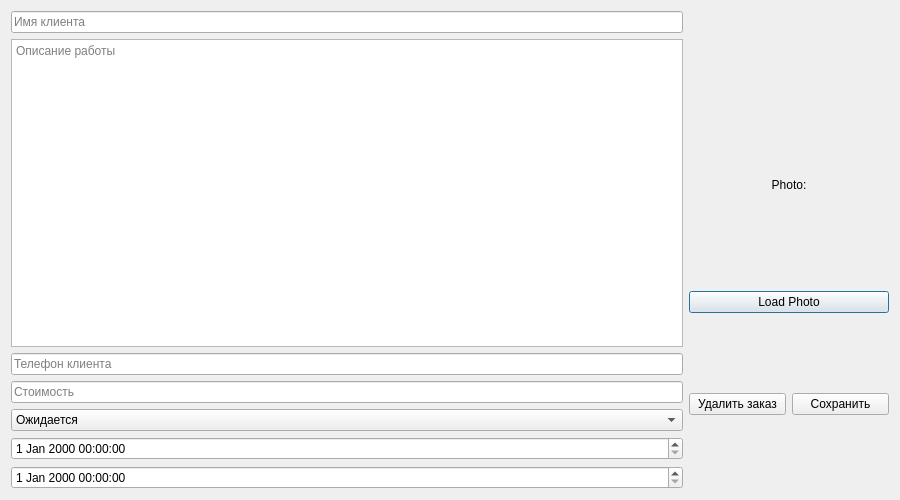
<?xml version="1.0" encoding="UTF-8"?>
<ui version="4.0">
 <class>EditOrderDialog</class>
 <widget class="QDialog" name="EditOrderDialog">
  <property name="geometry">
   <rect>
    <x>0</x>
    <y>0</y>
    <width>900</width>
    <height>500</height>
   </rect>
  </property>
  <property name="windowTitle">
   <string>Edit Order</string>
  </property>
  <layout class="QHBoxLayout" name="horizontalLayout_2">
   <item>
    <layout class="QVBoxLayout" name="verticalLayout">
     <item>
      <widget class="QLineEdit" name="nameEdit">
       <property name="placeholderText">
        <string>Имя клиента</string>
       </property>
      </widget>
     </item>
     <item>
      <widget class="QTextEdit" name="descriptionEdit">
       <property name="placeholderText">
        <string>Описание работы</string>
       </property>
      </widget>
     </item>
     <item>
      <widget class="QLineEdit" name="phoneEdit">
       <property name="placeholderText">
        <string>Телефон клиента</string>
       </property>
      </widget>
     </item>
     <item>
      <widget class="QLineEdit" name="costEdit">
       <property name="placeholderText">
        <string>Стоимость</string>
       </property>
      </widget>
     </item>
     <item>
      <widget class="QComboBox" name="statusComboBox">
       <item>
        <property name="text">
         <string>Ожидается</string>
        </property>
       </item>
       <item>
        <property name="text">
         <string>В процессе</string>
        </property>
       </item>
       <item>
        <property name="text">
         <string>Завершено</string>
        </property>
       </item>
       <item>
        <property name="text">
         <string>Просрочено</string>
        </property>
       </item>
      </widget>
     </item>
     <item>
      <widget class="QDateTimeEdit" name="startDateEdit">
       <property name="dateTime">
        <datetime>
         <hour>0</hour>
         <minute>0</minute>
         <second>0</second>
         <year>2000</year>
         <month>1</month>
         <day>1</day>
        </datetime>
       </property>
      </widget>
     </item>
     <item>
      <widget class="QDateTimeEdit" name="endDateEdit">
       <property name="dateTime">
        <datetime>
         <hour>0</hour>
         <minute>0</minute>
         <second>0</second>
         <year>2000</year>
         <month>1</month>
         <day>1</day>
        </datetime>
       </property>
      </widget>
     </item>
    </layout>
   </item>
   <item>
    <layout class="QVBoxLayout" name="verticalLayout_3">
     <item>
      <layout class="QVBoxLayout" name="verticalLayout_2">
       <item>
        <widget class="QLabel" name="photoLabel">
         <property name="sizePolicy">
          <sizepolicy hsizetype="Ignored" vsizetype="Ignored">
           <horstretch>0</horstretch>
           <verstretch>0</verstretch>
          </sizepolicy>
         </property>
         <property name="minimumSize">
          <size>
           <width>200</width>
           <height>200</height>
          </size>
         </property>
         <property name="maximumSize">
          <size>
           <width>200</width>
           <height>200</height>
          </size>
         </property>
         <property name="text">
          <string>Photo:</string>
         </property>
         <property name="scaledContents">
          <bool>true</bool>
         </property>
         <property name="alignment">
          <set>Qt::AlignCenter</set>
         </property>
        </widget>
       </item>
       <item>
        <widget class="QPushButton" name="loadPhotoButton">
         <property name="text">
          <string>Load Photo</string>
         </property>
        </widget>
       </item>
      </layout>
     </item>
     <item>
      <layout class="QHBoxLayout" name="horizontalLayout">
       <item>
        <widget class="QPushButton" name="deleteButton">
         <property name="text">
          <string>Удалить заказ</string>
         </property>
        </widget>
       </item>
       <item>
        <widget class="QPushButton" name="saveButton">
         <property name="text">
          <string>Сохранить</string>
         </property>
        </widget>
       </item>
      </layout>
     </item>
    </layout>
   </item>
  </layout>
 </widget>
 <resources/>
 <connections/>
</ui>
